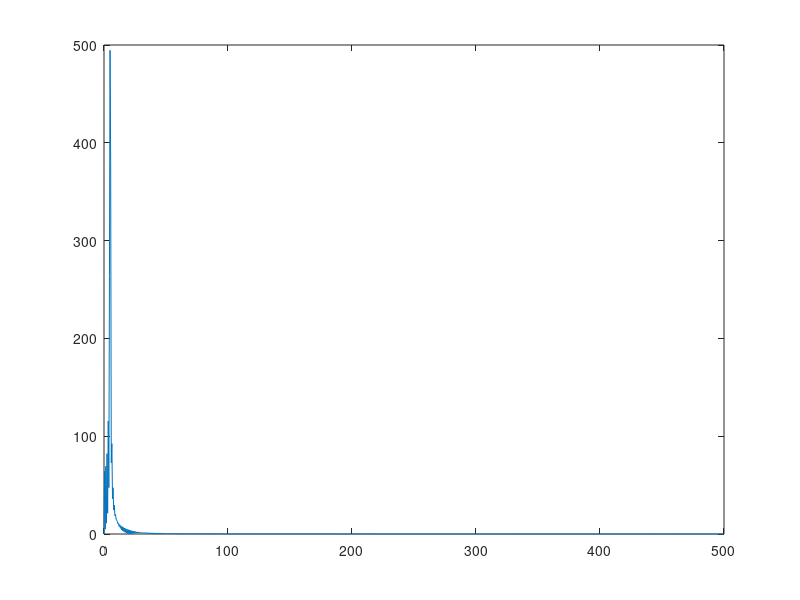

MATLAB code to generate this figure:
Fs = 1000; % sampling freq
t = 0:1/Fs:1;
f = 5;
y = sin(2 * pi * t * f);
nfft = 2048;

Y = abs(fft(y, nfft));
Y = Y(1:nfft/2);
x = (0:nfft/2-1)*Fs / nfft;

plot(x, Y);
